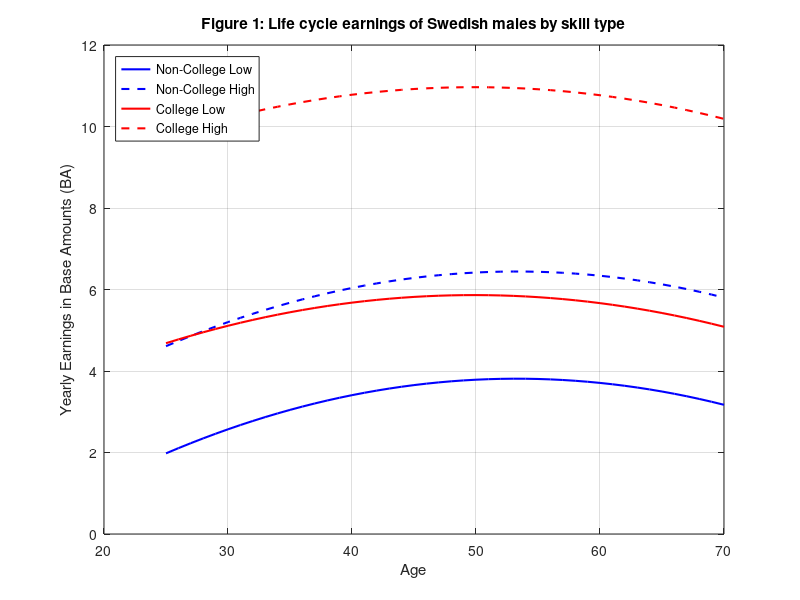

Write the MATLAB code that produced this figure. (Note: this script raises an error after producing the figure.)
% Laun & Wallenius (2015) - A Life Cycle Model of Health and Retirement: Swedish Pension Reform
% Full replication of LW2015, does all the model exercises from that paper.
%
%
% NOTE: the wage profiles (Params.w_c0_i, Params.w_c1_i, Params.w_c2_i) use the original LINDA
% regression coefficients, which were sent to us by Tobias Laun via email. See inline comments for details.
% The health-transition Markov chain (pi_z_J) is also a best-guess interpretation, but confident in it as explained in inline comments.

%% Sizes
Params.agejshifter=24;                          % first model period = age 25
N_j=80-Params.agejshifter;                      % 56 model periods, ages 25..80
Params.J=N_j;
Params.N_j=N_j;
Params.agej=1:N_j;
Params.age=Params.agej+Params.agejshifter;

n_d=5;                                          % action codes (see aprimeFn header)
n_k=100;                                        % assets
n_hist=1237;                                    % experienceasset: history index
n_a=[n_k,n_hist];                               % hist_idx last (experienceasset)
n_z=5;                                          % health state {1..5}: very bad..very good
N_i=4;                                          % PType: NCL, NCH, CL, CH
Names_i={'NCL','NCH','CL','CH'};


doPart=[0,0,0,1,1,1];
% doPart(1): pre-reform baseline
% doPart(2): regular pension reform only (post-reform PB + DI; OPB unchanged), partial eqm
% doPart(3): regular pension reform only, general eqm
% doPart(4): full reform (also post-reform OPB DC scheme), partial eqm
% doPart(5): full reform, general eqm
% doPart(6): welfare CEV (full GE vs pre-reform) -- closed form for log utility

% Make sure the subfolders to save output exist
if ~exist('SavedOutput','dir'); mkdir('SavedOutput'); end
if ~exist('./SavedOutput/LatexInputs','dir'); mkdir('./SavedOutput/LatexInputs'); end
if ~exist('./SavedOutput/Graphs','dir'); mkdir('./SavedOutput/Graphs'); end

%% hist_idx layout -- READ THIS BEFORE CHANGING ANYTHING ABOVE
% hist_idx is the experienceasset and encodes the agent's "employment history"
% as a single integer in {1..1237}. It tracks three pieces of information:
%   swa = first stop-work age      (model period; 0 = never stopped)
%   dia = first DI-claim age       (model period; 0 = never claimed DI)
%   pba = first PB-claim age       (model period; 0 = never claimed PB)
% All three transitions are absorbing (work is absorbing once stopped, DI and
% PB claims cannot be reversed). LW2016's replication code uses the same
% scheme; LW2015 describes it as "each possible employment history" (p.129).
%
% The unconstrained product {swa,dia,pba} has 57 x 41 x 21 = 49,077 entries,
% but only ~2.5% of those are reachable because:
%   (i)  if DI is claimed then swa = dia (you can't work while on DI), and
%   (ii) DI and PB are mutually exclusive pre-65 (auto-conversion at 65 is
%        mechanical, not a separate claim).
% We therefore compress the reachable subset into 1237 integer indices, split
% into two contiguous blocks:
%   Block A (no DI, indices 1..1197):  dia = 0; (swa, pba) cartesian.
%       swa ranges over {0,1..56} (57 values; 0 = never stopped).
%       pba ranges over {0,37..56} (21 values; 0 = never, 37 corresponds to
%       age 61, the earliest claim age).
%       Encoding: hist_idx = swa*21 + pba_idx, with pba_idx = 1 if pba=0,
%       else pba_idx = pba - 35.
%   Block B (on DI, indices 1198..1237):  dia in {1..40} (DI claimed at model
%       period 1..40 i.e. real age 25..64). swa = dia (forced), pba = 0.
%       Encoding: hist_idx = 1197 + dia.
% Inversion (decode) and encoding are inlined in both LaunWallenius2015_aprimeFn.m
% and LaunWallenius2015_ReturnFn.m (look for `n_no_di = 1197`). The agent's
% decision variable d in {1..5} dispatches the transition: see the aprimeFn
% header for the d -> (swa', dia', pba') rules.
%
% Benefit calculations are NOT precomputed into tables. They are evaluated on
% the fly by LaunWallenius2015_PB.m, _DI.m, _OPB.m at every ReturnFn call,
% which in turn call LaunWallenius2015_AP.m to evaluate average pension points
% from the (swa, dia) history under the literal top-15-best rule (with
% 3-year-pre-DI projection inside AP when dia > 0).

%% Parameters
Params.r=0.03;
Params.beta=1/(1+Params.r);

% Disutility from work, by health state (h=1 verybad..h=5 verygood)
Params.b1=3.5;
Params.b2=3.0;
Params.b3=2.5;
Params.b4=2.0;
Params.b5=1.5;

% Labor
Params.lbar=1/3;

% Taxes (paper Section 3)
Params.tau_l1=0.31;
Params.tau_l2=0.51;
Params.tau_ss=0.23;
Params.tau_c=0.25;
Params.tax_thresh=6;                            % ~219300 SEK / 36300 SEK = 6 BA

% Pension policy ages (Swedish pre-reform)
Params.agej_pb_first=61-Params.agejshifter;     % first PB-claim model age (=37)
Params.agej_di_max =64-Params.agejshifter;      % last new DI claim (=40)
Params.agej_65     =65-Params.agejshifter;      % DI->PB transfer (=41)

% Pension-points cap (7.5 BA earnings cap; BA subtracted)
Params.ppmax=6.5;

% Lump-sum transfer (paper: ~15000 SEK = ~0.4 BA)
Params.T=0.4;
% Pre-reform: T held at the paper's reported equilibrium value; we skip the GE budget-balance loop here (we do solve for it for the post-reform run below).

% Reform regime:
%   0 = pre-reform (Swedish PAYG-DB pension; AP-based PB and DI;
%       pre-reform OPB).
%   1 = regular pension reform only (NDC PB; 64%-of-pre-DI-avg DI;
%       OPB unchanged) -- maps to LW2015 Fig 6's "regular pension reform
%       only" decomposition line.
%   2 = full reform (also DC OPB: 4.5%/30% contributions, benefit =
%       capital_OPB / annuity_factor) -- maps to LW2015 Fig 5's headline
%       full-reform line.
% OPB_DI top-up is held at the pre-reform formula in all regimes (paper
% does not specify a post-reform OPB_DI rule).
Params.regime=0;

% Age weights (paper assumes equal mass per age)
Params.mewj=ones(1,N_j)/N_j;

%% Wage profiles, per-PType (w_c0, w_c1, w_c2) scalars
% Quadratic in real age, in BA units per year of full-time work. Closed
% form is inlined where used (ReturnFn for current-period earnings; AP,
% OPB, OPB_DI for per-age wages):
%   w(real_age) = w_c2_i*real_age^2 + w_c1_i*real_age + w_c0_i
%
% The LINDA 1968-1997 regression coefficients were sent to us by Tobias
% Laun via email (the original coefficients are not published in the
% paper or any working-paper appendix). The emailed w.m function is:
%   c0=[-1.155144 3.79198];     constant component  [NC, C]
%   c1=[0.2441215 0.1907433];   linear component
%   c2=[-0.0022909 -0.0019136]; quadratic component
%   fe=[-1.537212 -2.682249;    fixed effect [NC low,  C low;
%        1.093206  2.419877];                 NC high, C high]
%   w(age) = c2(edu)*age^2 + c1(edu)*age + c0(edu) + fe(pro,edu)
% Below, the within-education fixed effect is folded into the per-type
% constant: w_c0_i = c0(edu) + fe(pro,edu).
Params.w_c0_i=[-2.692356; -0.061938; 1.109731; 6.211857];   % NCL, NCH, CL, CH
Params.w_c1_i=[0.2441215; 0.2441215; 0.1907433; 0.1907433];
Params.w_c2_i=[-0.0022909; -0.0022909; -0.0019136; -0.0019136];

%% Occupational pension: blue vs white collar by PType
Params.collar_i=[0; 0; 1; 1];                   % 0 = blue-collar; 1 = white-collar

%% PType mass (~17% college; split 50/50 low/high within each education group)
Params.ptypedist=[0.415; 0.415; 0.085; 0.085];
PTypeDistParamNames={'ptypedist'};

%% Figure 1: life-cycle earnings by PType (LW2015 Fig 1)
% Reproduces the four hump-shaped earnings profiles in BA/year.
fig1_ages=25:70;
fig1_w=zeros(4,length(fig1_ages));
for ii=1:4
    fig1_w(ii,:)=Params.w_c2_i(ii)*fig1_ages.^2+Params.w_c1_i(ii)*fig1_ages+Params.w_c0_i(ii);
end
fig1=figure(1);
plot(fig1_ages,fig1_w(1,:),'-b','LineWidth',1.5); hold on;
plot(fig1_ages,fig1_w(2,:),'--b','LineWidth',1.5);
plot(fig1_ages,fig1_w(3,:),'-r','LineWidth',1.5);
plot(fig1_ages,fig1_w(4,:),'--r','LineWidth',1.5);
xlabel('Age');
ylabel('Yearly Earnings in Base Amounts (BA)');
legend({'Non-College Low','Non-College High','College Low','College High'},'Location','northwest');
title('Figure 1: Life cycle earnings of Swedish males by skill type');
grid on;
saveas(fig1,'SavedOutput/Graphs/LaunWallenius2015_Figure1.png');

%% Table 4: calibrated parameter values (LW2015 Table 4)
fid=fopen('SavedOutput/LatexInputs/LaunWallenius2015_Table4.tex','w');
fprintf(fid,'\\begin{tabular}{lll}\n\\hline\n');
fprintf(fid,'Parameter & Value & Explanation \\\\\n\\hline\n');
fprintf(fid,'\\multicolumn{3}{l}{\\textit{Policy parameters}} \\\\\n');
fprintf(fid,'$\\tau_{l1}$ & %.2f & Tax on labor income below threshold \\\\\n',Params.tau_l1);
fprintf(fid,'$\\tau_{l2}$ & %.2f & Tax on labor income above threshold \\\\\n',Params.tau_l2);
fprintf(fid,'$\\tau_{ss}$ & %.2f & Social security tax \\\\\n',Params.tau_ss);
fprintf(fid,'$\\tau_c$ & %.2f & Consumption tax \\\\\n',Params.tau_c);
fprintf(fid,'$\\bar{Y}_{\\text{thr}}$ & %g BA & Tax-bracket threshold \\\\\n',Params.tax_thresh);
fprintf(fid,'$T$ & %.2f BA & Lump-sum transfer (pre-reform) \\\\\n',Params.T);
fprintf(fid,'\\hline\n');
fprintf(fid,'\\multicolumn{3}{l}{\\textit{Utility parameters}} \\\\\n');
fprintf(fid,'$\\beta$ & %.4f & Discount factor \\\\\n',Params.beta);
fprintf(fid,'$r$ & %.2f & Interest rate \\\\\n',Params.r);
fprintf(fid,'$b_5$ & %.1f & Disutility from work when health very good \\\\\n',Params.b5);
fprintf(fid,'$b_4$ & %.1f & Disutility from work when health good \\\\\n',Params.b4);
fprintf(fid,'$b_3$ & %.1f & Disutility from work when health fair \\\\\n',Params.b3);
fprintf(fid,'$b_2$ & %.1f & Disutility from work when health bad \\\\\n',Params.b2);
fprintf(fid,'$b_1$ & %.1f & Disutility from work when health very bad \\\\\n',Params.b1);
fprintf(fid,'$\\bar{l}$ & 1/3 & Labor supply (full-time fraction) \\\\\n');
fprintf(fid,'\\hline\n');
fprintf(fid,'\\multicolumn{3}{l}{\\textit{Health parameters}} \\\\\n');
fprintf(fid,'$\\varepsilon^l$ & 1 & Health drop from small negative shock \\\\\n');
fprintf(fid,'$\\varepsilon^h$ & 3 & Health drop from large negative shock \\\\\n');
fprintf(fid,'$\\varepsilon^i$ & 1 & Health gain from positive shock \\\\\n');
fprintf(fid,'$p^l_a$ & 0.1 $\\to$ 0.6 & Prob. small neg. shock (linear in age) \\\\\n');
fprintf(fid,'$p^l_1$ & 0.6 & Prob. small neg. shock at $h=1$ \\\\\n');
fprintf(fid,'$p^h$ & 0.01 & Prob. large neg. shock \\\\\n');
fprintf(fid,'$p^h_1$ & 0.1 & Prob. large neg. shock at $h=1$ \\\\\n');
fprintf(fid,'$p^i_{a,5}$ & 1.0 $\\to$ 0.5 & Prob. positive shock at $h=5$ \\\\\n');
fprintf(fid,'$p^i_{a,4}$ & 0.9 $\\to$ 0.5 & Prob. positive shock at $h=4$ \\\\\n');
fprintf(fid,'$p^i_{a,3}$ & 0.8 $\\to$ 0.5 & Prob. positive shock at $h=3$ \\\\\n');
fprintf(fid,'$p^i_{a,2}$ & 0.7 $\\to$ 0.5 & Prob. positive shock at $h=2$ \\\\\n');
fprintf(fid,'$p^i_{a,1}$ & 0.6 $\\to$ 0.5 & Prob. positive shock at $h=1$ \\\\\n');
fprintf(fid,'\\hline\n\\end{tabular}\n');
fclose(fid);

%% Grids
k_grid=linspace(0,50,n_k)';                     % 0 to 50 BA
hist_grid=(1:n_hist)';                          % experienceasset values are the indices themselves
a_grid=[k_grid; hist_grid];                     % hist_grid last (experienceasset)

z_grid=(1:5)';                                  % health 1..5

d_grid=(1:n_d)';                                % action codes 1..5

%% Age-dependent health transition matrix pi_z_J: 5 x 5 x N_j
% Three exogenous shocks per LW2015 Table 4:
%   small negative (Delta h = -1), prob p_l, age-varying (and elevated at h=1)
%   large negative (Delta h = -3), prob p_h, mostly age-invariant
%   positive       (Delta h = +1), prob p_i, age- and health-varying
% Reading A (independent Bernoulli draws): see comment block immediately
% following this loop.
pi_z_J=zeros(5,5,N_j);
p_pos_young=[0.6 0.7 0.8 0.9 1.0];
for jj=1:N_j
    age_frac=(jj-1)/(N_j-1);
    for hh=1:5
        if hh==1
            p_l=0.6;                                            % LW2015 p^l_1 override
            p_h=0.1;                                            % LW2015 p^h_1 override
        else
            p_l=0.1+0.5*age_frac;                               % LW2015 p^l_a default
            p_h=0.01;                                           % LW2015 p^h default
        end
        p_i=p_pos_young(hh)-(p_pos_young(hh)-0.5)*age_frac;     % LW2015 p^i_{a,h}

        % Enumerate the 2^3 = 8 joint outcomes
        for s_l=0:1
            for s_h=0:1
                for s_i=0:1
                    prob = (s_l*p_l + (1-s_l)*(1-p_l)) ...
                         * (s_h*p_h + (1-s_h)*(1-p_h)) ...
                         * (s_i*p_i + (1-s_i)*(1-p_i));
                    delta = -s_l - 3*s_h + s_i;
                    h_prime = max(1, min(5, hh + delta));
                    pi_z_J(hh, h_prime, jj) = pi_z_J(hh, h_prime, jj) + prob;
                end
            end
        end
    end
end

% READING A FOR THE HEALTH-TRANSITION TABLE -- WHY AND HOW
% LW2015 Table 4 lists three shock probabilities (p^l small negative, p^h
% large negative, p^i positive) and does NOT specify how to aggregate them
% into a one-step Markov transition. At several (h, age) cells the three
% sum to more than 1 if read as mutually-exclusive event probabilities:
%   young h=4:  p^l=0.10, p^h=0.01, p^i=0.90  -> sum 1.01
%   old h=4:    p^l=0.60, p^h=0.01, p^i=0.50  -> sum 1.11
%   old h=3:    p^l=0.60, p^h=0.01, p^i=0.50  -> sum 1.11
% So the natural mutually-exclusive reading needs ad-hoc renormalization.
%
% Reading A (above): the three shocks are independent Bernoulli draws per
% period. The joint distribution has 8 outcomes (each combination of the
% three shocks firing or not), the net change in h is the algebraic sum of
% the firing-shock values, and we cap to [1, 5] at the end. This:
%   (i)   uses every Table-4 probability at face value, no clipping,
%   (ii)  is consistent with how the LW2016 replication code combines
%         negative shocks with the (endogenous, success-probability-driven)
%         positive event -- as independent draws whose joint probabilities
%         multiply,
%   (iii) gives a richer five-state Markov chain than Reading B would: at
%         healthy states the positive shock partially "shields" the agent
%         from a coincident negative shock (e.g. at h=5 young with p^i=1,
%         a coincident small negative shock nets to 0 and stays at h=5;
%         coincident large negative nets to -2 and lands at h=3 instead of
%         h=2), and at h=1 the elevated p^l keeps the agent stuck through
%         the cap rather than moving.
%
% Important caveat: LW2016 cannot directly confirm this interpretation --
% LW2016 dropped the exogenous positive shock entirely and replaced it with
% endogenous health investment, so their code structure doesn't include the
% three-event aggregation LW2015 leaves ambiguous.
%
% Empirical validation: LW2015 p.132 reports the model's health distribution
% at real age 70 as (42, 25, 13, 9, 11) % across (very good, good, fair,
% bad, very bad). Health is purely exogenous in LW2015, so this distribution
% is just the initial dist P(h=5)=1 propagated through 45 periods of pi_z_J
% -- independent of all other model parameters. See LWtest.m. Propagating
% under Reading A gives an L1 distance of 5.6 percentage points to the
% paper's reported values; Reading B gives 34.4. Reading A is therefore not
% just a defensible interpretation but is empirically consistent with the
% paper's own model output, while Reading B is decisively ruled out.

%% Experienceasset setup (hist_idx)
vfoptions.experienceasset=1;
vfoptions.aprimeFn=@(d,hist_idx,agej,agej_pb_first,agej_di_max) LaunWallenius2015_aprimeFn(d,hist_idx,agej,agej_pb_first,agej_di_max);
simoptions.experienceasset=1;
simoptions.aprimeFn=vfoptions.aprimeFn;
simoptions.d_grid=d_grid;
simoptions.a_grid=a_grid;

%% Divide-and-conquer and grid interpolation layer
vfoptions.divideandconquer=1; % This both cuts memory use and speeds it up
vfoptions.gridinterplayer=1;
vfoptions.ngridinterp=10;
simoptions.gridinterplayer=vfoptions.gridinterplayer;
simoptions.ngridinterp=vfoptions.ngridinterp;

%% Return function
DiscountFactorParamNames={'beta'};
ReturnFn=@(d,kprime,k,hist_idx,h,agej,r,b1,b2,b3,b4,b5,tax_thresh,tau_l1,tau_l2,tau_ss,tau_c,T,w_c0_i,w_c1_i,w_c2_i,collar_i,lbar,ppmax,N_j,agejshifter,agej_pb_first,agej_di_max,agej_65,regime) ...
    LaunWallenius2015_ReturnFn(d,kprime,k,hist_idx,h,agej,r,b1,b2,b3,b4,b5,tax_thresh,tau_l1,tau_l2,tau_ss,tau_c,T,w_c0_i,w_c1_i,w_c2_i,collar_i,lbar,ppmax,N_j,agejshifter,agej_pb_first,agej_di_max,agej_65,regime);

%% Initial distribution: k=0, hist_idx=1 (swa=0,dia=0,pba=0), h=verygood (h_idx=5)
jequaloneDist=zeros([n_a,n_z]);
jequaloneDist(1,1,5)=1;

AgeWeightParamNames={'mewj'};

%% Functions to evaluate (inline)
% hist_idx -> on_DI, on_PB inferred via the same arithmetic used inside ReturnFn
FnsToEvaluate.working=@(d,kprime,k,hist_idx,h) (d==1 || d==5);
FnsToEvaluate.onDI=@(d,kprime,k,hist_idx,h) (hist_idx>1197);
FnsToEvaluate.onPB=@(d,kprime,k,hist_idx,h) ((hist_idx<=1197) && (mod(hist_idx-1,21)+1>1));
FnsToEvaluate.assets=@(d,kprime,k,hist_idx,h) k;
FnsToEvaluate.health=@(d,kprime,k,hist_idx,h) h;
FnsToEvaluate.histidx=@(d,kprime,k,hist_idx,h) hist_idx;
% Retirement age: decoded swa (with swa=0 -> "never stopped, count as age N_j+agejshifter")
FnsToEvaluate.retire_age=@(d,kprime,k,hist_idx,h,agejshifter,N_j) ...
    ((hist_idx>1197)*(hist_idx-1197+agejshifter)) + ...
    ((hist_idx<=1197)*((floor((hist_idx-1)/21)>0)*(floor((hist_idx-1)/21)+agejshifter) + (floor((hist_idx-1)/21)==0)*(N_j+agejshifter)));
% DI claim age: dia+agejshifter if on DI, 0 otherwise. Divide by mean(onDI) at j=N_j for the conditional mean.
FnsToEvaluate.di_claim_age=@(d,kprime,k,hist_idx,h,agejshifter) ...
    (hist_idx>1197)*(hist_idx-1197+agejshifter);

%% Pre-reform
if doPart(1)==1
    % Solve value function
    vfoptions.verbose=1;
    tic;
    [V_pre,Policy_pre]=ValueFnIter_Case1_FHorz_PType(n_d,n_a,n_z,N_j,Names_i,d_grid,a_grid,z_grid,pi_z_J,ReturnFn,Params,DiscountFactorParamNames,vfoptions);
    vftime=toc
    vfoptions.verbose=0;

    % Stationary distribution
    StationaryDist_pre=StationaryDist_Case1_FHorz_PType(jequaloneDist,AgeWeightParamNames,PTypeDistParamNames,Policy_pre,n_d,n_a,n_z,N_j,Names_i,pi_z_J,Params,simoptions);

    %% All-stats and life-cycle profiles
    AllStats_pre=EvalFnOnAgentDist_AllStats_FHorz_Case1_PType(StationaryDist_pre,Policy_pre,FnsToEvaluate,Params,n_d,n_a,n_z,N_j,Names_i,d_grid,a_grid,z_grid,simoptions);
    AgeConditionalStats_pre=LifeCycleProfiles_FHorz_Case1_PType(StationaryDist_pre,Policy_pre,FnsToEvaluate,Params,n_d,n_a,n_z,N_j,Names_i,d_grid,a_grid,z_grid,simoptions);

    save('./SavedOutput/LaunWallenius2015_results.mat','V_pre','Policy_pre','StationaryDist_pre','AllStats_pre','AgeConditionalStats_pre','Params','-v7.3');
else
    load ./SavedOutput/LaunWallenius2015_results.mat
end
% Free up some memory
clear V_pre Policy_pre StationaryDist_pre

%% Figure 3: model employment distribution by age bin
bin_labels={'50-54','55-59','60-64','65-69','70-74'};

emp_age=100*AgeConditionalStats_pre.working.Mean;
bin_starts=[50 55 60 65 70]-Params.agejshifter;
model_emp=zeros(1,5);
for bb=1:5
    js=bin_starts(bb):(bin_starts(bb)+4);
    model_emp(bb)=mean(emp_age(js));
end

fig3=figure(3);
plot(1:5,model_emp,'-bo','LineWidth',1.5,'MarkerFaceColor','b');
set(gca,'XTick',1:5,'XTickLabel',bin_labels);
xlabel('Age');
ylabel('Fraction Employed (%)');
ylim([0 100]);
legend({'Model'},'Location','northeast');
title('Figure 3: Model employment distribution');
grid on;
saveas(fig3,'SavedOutput/Graphs/LaunWallenius2015_Figure3.png');

%% Figure 4: model DI incidence by age bin
di_bin_labels={'25-29','30-34','35-39','40-44','45-49','50-54','55-59','60-64'};

di_age=100*AgeConditionalStats_pre.onDI.Mean;
di_bin_starts=[25 30 35 40 45 50 55 60]-Params.agejshifter;
model_di=zeros(1,8);
for bb=1:8
    js=di_bin_starts(bb):(di_bin_starts(bb)+4);
    model_di(bb)=mean(di_age(js));
end

fig4=figure(4);
plot(1:8,model_di,'-bo','LineWidth',1.5,'MarkerFaceColor','b');
set(gca,'XTick',1:8,'XTickLabel',di_bin_labels);
xlabel('Age');
ylabel('Fraction on DI (%)');
ylim([0 25]);
legend({'Model'},'Location','northwest');
title('Figure 4: Model DI incidence');
grid on;
saveas(fig4,'SavedOutput/Graphs/LaunWallenius2015_Figure4.png');

%% ===================================================================
%% POST-REFORM EXPERIMENT (PARTIAL EQUILIBRIUM)
%% ===================================================================
% Switch the regime flag to 1 (post-reform NDC) and resolve. T is held at
% the pre-reform value of 0.4 BA -- this is LW2015's "partial equilibrium"
% specification (Section 6: "ignore this general equilibrium aspect and
% only consider the partial equilibrium decision problem of agents"). PE
% gives a 2.7-year retirement-age increase in the paper vs 2.5 under full
% GE. Welfare CVs would differ more substantially and require the GE
% T-clearing loop; we don't compute welfare here.
%
% Only PB and DI are switched to their post-reform formulas (NDC pension
% and 64%-of-pre-DI-avg DI). OPB and OPB_DI are held at pre-reform values.
% This corresponds to LW2015's "regular pension reform only" decomposition
% (Fig 6), which gives a slightly larger labor-supply response than the
% full reform.


% Switch regime
Params.regime=1;

%% Reform, partial eqm
if doPart(2)==1
    % Solve post-reform value function
    vfoptions.verbose=1;
    tic;
    [V_post,Policy_post]=ValueFnIter_Case1_FHorz_PType(n_d,n_a,n_z,N_j,Names_i,d_grid,a_grid,z_grid,pi_z_J,ReturnFn,Params,DiscountFactorParamNames,vfoptions);
    vftime_post=toc
    vfoptions.verbose=0;

    %% Post-reform stationary distribution
    StationaryDist_post=StationaryDist_Case1_FHorz_PType(jequaloneDist,AgeWeightParamNames,PTypeDistParamNames,Policy_post,n_d,n_a,n_z,N_j,Names_i,pi_z_J,Params,simoptions);

    %% Post-reform AllStats / AgeConditionalStats
    AllStats_post=EvalFnOnAgentDist_AllStats_FHorz_Case1_PType(StationaryDist_post,Policy_post,FnsToEvaluate,Params,n_d,n_a,n_z,N_j,Names_i,d_grid,a_grid,z_grid,simoptions);
    AgeConditionalStats_post=LifeCycleProfiles_FHorz_Case1_PType(StationaryDist_post,Policy_post,FnsToEvaluate,Params,n_d,n_a,n_z,N_j,Names_i,d_grid,a_grid,z_grid,simoptions);

    save('./SavedOutput/LaunWallenius2015_results_partialeqm.mat','V_post','Policy_post','StationaryDist_post','AllStats_post','AgeConditionalStats_post','Params','-v7.3');
else
    load ./SavedOutput/LaunWallenius2015_results_partialeqm.mat
end
% Free up some memory
clear V_post Policy_post StationaryDist_post

%% Pre- vs regular-only PE employment by age bin
% (Used downstream by Figs 5/5b/6 and by the PE-summary block.)
emp_age_pre =100*AgeConditionalStats_pre.working.Mean;
emp_age_post=100*AgeConditionalStats_post.working.Mean;
model_emp_pre =zeros(1,5);
model_emp_post=zeros(1,5);
for bb=1:5
    js=bin_starts(bb):(bin_starts(bb)+4);
    model_emp_pre(bb) =mean(emp_age_pre(js));
    model_emp_post(bb)=mean(emp_age_post(js));
end

%% Quick summary: average retirement age proxy (1 - mean-employed share)
%  weighted by age. Not the paper's exact statistic but a usable comparison.
mean_emp_pre =mean(AgeConditionalStats_pre.working.Mean);
mean_emp_post=mean(AgeConditionalStats_post.working.Mean);
fprintf('\nPost-reform PE summary:\n');
fprintf('  Mean employment rate (pre):  %.3f\n',mean_emp_pre);
fprintf('  Mean employment rate (post): %.3f\n',mean_emp_post);
fprintf('  Delta employment (post-pre): %+.3f\n',mean_emp_post-mean_emp_pre);
fprintf('  Employment 65-69 (pre):  %.1f%%\n',model_emp_pre(4));
fprintf('  Employment 65-69 (post): %.1f%%\n',model_emp_post(4));


%% Reform, general eqm
% Same regime switch as the PE block above, but now T is a GE price solved by
% VFI Toolkit's HeteroAgentStationaryEqm_Case1_FHorz_PType. The GeneralEqmEqn
% is inline: at equilibrium the aggregate per-agent net surplus
%   (income_tax + ss_tax + consumption_tax) - (PB + DI + OPB + OPB_DI)
% equals T (the lump-sum transfer per agent). LW2015 p.134 reports T rising
% from ~0.4 BA (pre-reform) to ~0.6 BA (post-reform GE) as pension outlays fall.
if doPart(3)==1
    % Switch to post-reform; T is the GE price (initial guess = PE value)
    Params.regime=1;
    Params.T=0.4;

    % FnsToEvaluate: per-agent budget surplus (helper in LaunWallenius2015_BudgetFn.m)
    FnsToEvaluate_GE.surplus=@(d,kprime,k,hist_idx,h,agej,r,tax_thresh,tau_l1,tau_l2,tau_ss,tau_c,T,w_c0_i,w_c1_i,w_c2_i,collar_i,lbar,ppmax,N_j,agejshifter,agej_65,regime) ...
        LaunWallenius2015_BudgetFn(d,kprime,k,hist_idx,h,agej,r,tax_thresh,tau_l1,tau_l2,tau_ss,tau_c,T,w_c0_i,w_c1_i,w_c2_i,collar_i,lbar,ppmax,N_j,agejshifter,agej_65,regime);

    % GeneralEqmEqn (inline): aggregate surplus minus T = 0
    GeneralEqmEqns.budget=@(surplus,T) surplus-T;

    GEPriceParamNames={'T'};
    heteroagentoptions.verbose=1;

    [p_eqm,GECondns]=HeteroAgentStationaryEqm_Case1_FHorz_PType(n_d,n_a,n_z,N_j,Names_i,[],pi_z_J,d_grid,a_grid,z_grid,jequaloneDist,ReturnFn,FnsToEvaluate_GE,GeneralEqmEqns,Params,DiscountFactorParamNames,AgeWeightParamNames,PTypeDistParamNames,GEPriceParamNames,heteroagentoptions,simoptions,vfoptions);

    Params.T=p_eqm.T;
    Params.T_ge=p_eqm.T;

    % Re-solve at GE T for stats
    [V_ge,Policy_ge]=ValueFnIter_Case1_FHorz_PType(n_d,n_a,n_z,N_j,Names_i,d_grid,a_grid,z_grid,pi_z_J,ReturnFn,Params,DiscountFactorParamNames,vfoptions);
    StationaryDist_ge=StationaryDist_Case1_FHorz_PType(jequaloneDist,AgeWeightParamNames,PTypeDistParamNames,Policy_ge,n_d,n_a,n_z,N_j,Names_i,pi_z_J,Params,simoptions);

    AllStats_ge=EvalFnOnAgentDist_AllStats_FHorz_Case1_PType(StationaryDist_ge,Policy_ge,FnsToEvaluate,Params,n_d,n_a,n_z,N_j,Names_i,d_grid,a_grid,z_grid,simoptions);
    AgeConditionalStats_ge=LifeCycleProfiles_FHorz_Case1_PType(StationaryDist_ge,Policy_ge,FnsToEvaluate,Params,n_d,n_a,n_z,N_j,Names_i,d_grid,a_grid,z_grid,simoptions);

    save('./SavedOutput/LaunWallenius2015_results_generaleqm.mat','V_ge','Policy_ge','StationaryDist_ge','AllStats_ge','AgeConditionalStats_ge','Params','-v7.3');
else
    load ./SavedOutput/LaunWallenius2015_results_generaleqm.mat
end
% Free up some memory
clear V_ge Policy_ge StationaryDist_ge

% Restore regime and T to baseline values for any subsequent re-runs
Params.regime=0;
Params.T=0.4;

%% Figure 5b: pre- vs post-reform (PE) vs post-reform (GE) employment
emp_age_ge=100*AgeConditionalStats_ge.working.Mean;
model_emp_ge=zeros(1,5);
for bb=1:5
    js=bin_starts(bb):(bin_starts(bb)+4);
    model_emp_ge(bb)=mean(emp_age_ge(js));
end

fig5b=figure(6);
plot(1:5,model_emp_pre,'--bo','LineWidth',1.5,'MarkerFaceColor','b'); hold on;
plot(1:5,model_emp_post,'-rs','LineWidth',1.5,'MarkerFaceColor','r');
plot(1:5,model_emp_ge,'-.gd','LineWidth',1.5,'MarkerFaceColor','g');
set(gca,'XTick',1:5,'XTickLabel',bin_labels);
xlabel('Age');
ylabel('Fraction Employed (%)');
ylim([0 100]);
legend({'Pre-reform','Post-reform (regular only, PE)','Post-reform (regular only, GE)'},'Location','northeast');
title('Figure 5b: PE vs GE for the regular-only pension reform');
grid on;
saveas(fig5b,'SavedOutput/Graphs/LaunWallenius2015_Figure5b.png');

%% Quick GE summary
mean_emp_ge=mean(AgeConditionalStats_ge.working.Mean);
fprintf('\nPost-reform GE summary:\n');
fprintf('  Equilibrium T (GE):           %.4f BA  (paper: ~0.6)\n',Params.T_ge);
fprintf('  Mean employment rate (GE):    %.3f\n',mean_emp_ge);
fprintf('  Delta employment (GE - pre):  %+.3f\n',mean_emp_ge-mean_emp_pre);
fprintf('  Delta employment (GE - PE):   %+.3f\n',mean_emp_ge-mean_emp_post);
fprintf('  Employment 65-69 (pre):  %.1f%%\n',model_emp_pre(4));
fprintf('  Employment 65-69 (PE):   %.1f%%\n',model_emp_post(4));
fprintf('  Employment 65-69 (GE):   %.1f%%\n',model_emp_ge(4));


%% ===================================================================
%% FULL REFORM (regular + occupational), partial equilibrium
%% ===================================================================
% Same setup as doPart(2) PE, but now regime=2 so PB, DI AND OPB are all on
% their post-reform formulas (NDC pension, 64%-of-pre-DI-avg DI, and DC OPB
% with 4.5%/30% contributions). T is held at the pre-reform 0.4 BA (PE per
% LW2015 Section 6). This corresponds to LW2015 Figure 5's headline
% pre-vs-full post-reform comparison; combined with doPart(2)'s
% regular-only line, it recovers the LW2015 Figure 6 decomposition. Paper
% p.133 notes the full-reform line should sit BELOW the regular-only line
% at 65-69 and 70-74 because the new DC OPB is more generous and creates
% an income effect that dampens additional labor supply.

% Switch to full-reform regime, PE
Params.regime=2;
Params.T=0.4;

if doPart(4)==1
    vfoptions.verbose=1;
    tic;
    [V_full,Policy_full]=ValueFnIter_Case1_FHorz_PType(n_d,n_a,n_z,N_j,Names_i,d_grid,a_grid,z_grid,pi_z_J,ReturnFn,Params,DiscountFactorParamNames,vfoptions);
    vftime_full=toc
    vfoptions.verbose=0;

    StationaryDist_full=StationaryDist_Case1_FHorz_PType(jequaloneDist,AgeWeightParamNames,PTypeDistParamNames,Policy_full,n_d,n_a,n_z,N_j,Names_i,pi_z_J,Params,simoptions);

    AllStats_full=EvalFnOnAgentDist_AllStats_FHorz_Case1_PType(StationaryDist_full,Policy_full,FnsToEvaluate,Params,n_d,n_a,n_z,N_j,Names_i,d_grid,a_grid,z_grid,simoptions);
    AgeConditionalStats_full=LifeCycleProfiles_FHorz_Case1_PType(StationaryDist_full,Policy_full,FnsToEvaluate,Params,n_d,n_a,n_z,N_j,Names_i,d_grid,a_grid,z_grid,simoptions);

    save('./SavedOutput/LaunWallenius2015_results_fullreform.mat','V_full','Policy_full','StationaryDist_full','AllStats_full','AgeConditionalStats_full','Params','-v7.3');
else
    load ./SavedOutput/LaunWallenius2015_results_fullreform.mat
end
% Free up some memory
clear V_full Policy_full StationaryDist_full

% Restore baselines
Params.regime=0;
Params.T=0.4;

%% Per-bin full-PE employment (used by Fig 6 PE companion + summary stats below)
emp_age_full=100*AgeConditionalStats_full.working.Mean;
model_emp_full=zeros(1,5);
for bb=1:5
    js=bin_starts(bb):(bin_starts(bb)+4);
    model_emp_full(bb)=mean(emp_age_full(js));
end

%% Full reform PE summary
mean_emp_full=mean(AgeConditionalStats_full.working.Mean);
fprintf('\nFull reform PE summary:\n');
fprintf('  Mean employment rate (full PE):    %.3f\n',mean_emp_full);
fprintf('  Delta employment (full - pre):     %+.3f\n',mean_emp_full-mean_emp_pre);
fprintf('  Delta employment (full - reg only):%+.3f  (paper: should be NEGATIVE)\n',mean_emp_full-mean_emp_post);
fprintf('  Employment 65-69 (pre):              %.1f%%\n',model_emp_pre(4));
fprintf('  Employment 65-69 (reg-only PE):      %.1f%%\n',model_emp_post(4));
fprintf('  Employment 65-69 (full PE):          %.1f%%\n',model_emp_full(4));


%% ===================================================================
%% FULL REFORM (regular + occupational), general equilibrium
%% ===================================================================
% Like doPart(3) but with regime=2 (full reform). T is the GE price; the
% inline GeneralEqmEqn forces aggregate net surplus = T at convergence.
% Paper's headline 2.5-year retirement-age increase is computed under this
% full-GE regime.
if doPart(5)==1
    Params.regime=2;
    Params.T=0.4;

    FnsToEvaluate_GE.surplus=@(d,kprime,k,hist_idx,h,agej,r,tax_thresh,tau_l1,tau_l2,tau_ss,tau_c,T,w_c0_i,w_c1_i,w_c2_i,collar_i,lbar,ppmax,N_j,agejshifter,agej_65,regime) ...
        LaunWallenius2015_BudgetFn(d,kprime,k,hist_idx,h,agej,r,tax_thresh,tau_l1,tau_l2,tau_ss,tau_c,T,w_c0_i,w_c1_i,w_c2_i,collar_i,lbar,ppmax,N_j,agejshifter,agej_65,regime);

    GeneralEqmEqns.budget=@(surplus,T) surplus-T;

    GEPriceParamNames={'T'};
    heteroagentoptions.verbose=1;

    [p_eqm,GECondns]=HeteroAgentStationaryEqm_Case1_FHorz_PType(n_d,n_a,n_z,N_j,Names_i,[],pi_z_J,d_grid,a_grid,z_grid,jequaloneDist,ReturnFn,FnsToEvaluate_GE,GeneralEqmEqns,Params,DiscountFactorParamNames,AgeWeightParamNames,PTypeDistParamNames,GEPriceParamNames,heteroagentoptions,simoptions,vfoptions);

    Params.T=p_eqm.T;
    T_full_ge=p_eqm.T;

    [V_full_ge,Policy_full_ge]=ValueFnIter_Case1_FHorz_PType(n_d,n_a,n_z,N_j,Names_i,d_grid,a_grid,z_grid,pi_z_J,ReturnFn,Params,DiscountFactorParamNames,vfoptions);
    StationaryDist_full_ge=StationaryDist_Case1_FHorz_PType(jequaloneDist,AgeWeightParamNames,PTypeDistParamNames,Policy_full_ge,n_d,n_a,n_z,N_j,Names_i,pi_z_J,Params,simoptions);

    AllStats_full_ge=EvalFnOnAgentDist_AllStats_FHorz_Case1_PType(StationaryDist_full_ge,Policy_full_ge,FnsToEvaluate,Params,n_d,n_a,n_z,N_j,Names_i,d_grid,a_grid,z_grid,simoptions);
    AgeConditionalStats_full_ge=LifeCycleProfiles_FHorz_Case1_PType(StationaryDist_full_ge,Policy_full_ge,FnsToEvaluate,Params,n_d,n_a,n_z,N_j,Names_i,d_grid,a_grid,z_grid,simoptions);

    save('./SavedOutput/LaunWallenius2015_results_fullreform_ge.mat','V_full_ge','Policy_full_ge','StationaryDist_full_ge','AllStats_full_ge','AgeConditionalStats_full_ge','Params','T_full_ge','-v7.3');
else
    load ./SavedOutput/LaunWallenius2015_results_fullreform_ge.mat
end

% Restore baseline regime and T
Params.regime=0;
Params.T=0.4;

%% Full reform GE summary
emp_age_full_ge=100*AgeConditionalStats_full_ge.working.Mean;
model_emp_full_ge=zeros(1,5);
for bb=1:5
    js=bin_starts(bb):(bin_starts(bb)+4);
    model_emp_full_ge(bb)=mean(emp_age_full_ge(js));
end
mean_emp_full_ge=mean(AgeConditionalStats_full_ge.working.Mean);

fprintf('\n Full reform GE summary: \n');
fprintf('  Equilibrium T (full GE):           %.4f BA  (paper: ~0.6)\n',T_full_ge);
fprintf('  Mean employment rate (full GE):    %.3f\n',mean_emp_full_ge);
fprintf('  Delta employment (full GE - pre):  %+.3f\n',mean_emp_full_ge-mean_emp_pre);
fprintf('  Delta employment (full GE - PE):   %+.3f\n',mean_emp_full_ge-mean_emp_full);
fprintf('  Employment 65-69 (full GE):        %.1f%%\n',model_emp_full_ge(4));

%% Figure 5 (LW2015 Fig 5 headline): pre-reform vs full post-reform employment
% Paper's Figure 5 is pre-reform vs full post-reform under GE. doPart(5)
% provides the full-GE solve, so this is the paper-aligned headline plot.
fig5=figure(5);
plot(1:5,model_emp_pre,'--bo','LineWidth',1.5,'MarkerFaceColor','b'); hold on;
plot(1:5,model_emp_full_ge,'-rs','LineWidth',1.5,'MarkerFaceColor','r');
set(gca,'XTick',1:5,'XTickLabel',bin_labels);
xlabel('Age');
ylabel('Fraction Employed (%)');
ylim([0 100]);
legend({'Pre-reform','Post-reform (full, GE)'},'Location','northeast');
title('Figure 5: Employment, pre- vs full post-reform (GE)');
grid on;
saveas(fig5,'SavedOutput/Graphs/LaunWallenius2015_Figure5.png');

%% Figure 6 (LW2015 Fig 6): pre vs regular-only GE vs full-reform GE
% Paper-aligned: both post-reform lines are GE (Section 5's main calibration).
% Paper p.133 result: the full-reform line sits BELOW the regular-only line
% at 65-69 and 70-74, because the new DC OPB is more generous and creates an
% income effect that dampens additional labor supply.
fig6=figure(7);
plot(1:5,model_emp_pre,'--bo','LineWidth',1.5,'MarkerFaceColor','b'); hold on;
plot(1:5,model_emp_ge,'-rs','LineWidth',1.5,'MarkerFaceColor','r');
plot(1:5,model_emp_full_ge,'-md','LineWidth',1.5,'MarkerFaceColor','m');
set(gca,'XTick',1:5,'XTickLabel',bin_labels);
xlabel('Age');
ylabel('Fraction Employed (%)');
ylim([0 100]);
legend({'Pre-reform','Post-reform (regular only, GE)','Post-reform (full, GE)'},'Location','northeast');
title('Figure 6: Role of occupational pensions in pension reform');
grid on;
saveas(fig6,'SavedOutput/Graphs/LaunWallenius2015_Figure6.png');


%% ===================================================================
%% Average retirement age and DI claim age across all four regimes
%% ===================================================================
% retire_age FnsToEvaluate returns the decoded swa (real age); at the
% terminal model period j=N_j the cross-sectional mean across PTypes is the
% population-average final retirement age. di_claim_age returns 0 for
% non-DI claimants, so dividing AgeConditionalStats.di_claim_age.Mean by
% AgeConditionalStats.onDI.Mean at j=N_j gives the conditional mean DI
% claim age among DI claimants.

cond_di_age=@(acs) acs.di_claim_age.Mean(N_j)/max(acs.onDI.Mean(N_j),eps);

fprintf('\n=== Average retirement age and DI claim age (real ages) ===\n');
fprintf('                            Retire age   DI claim age\n');
fprintf('  Pre-reform                   %5.2f        %5.2f\n', ...
    AgeConditionalStats_pre.retire_age.Mean(N_j),  cond_di_age(AgeConditionalStats_pre));
fprintf('  Post-reform (reg only, PE)   %5.2f        %5.2f\n', ...
    AgeConditionalStats_post.retire_age.Mean(N_j), cond_di_age(AgeConditionalStats_post));
fprintf('  Post-reform (reg only, GE)   %5.2f        %5.2f\n', ...
    AgeConditionalStats_ge.retire_age.Mean(N_j),   cond_di_age(AgeConditionalStats_ge));
fprintf('  Post-reform (full, PE)       %5.2f        %5.2f\n', ...
    AgeConditionalStats_full.retire_age.Mean(N_j), cond_di_age(AgeConditionalStats_full));
fprintf('  Post-reform (full, GE)       %5.2f        %5.2f\n', ...
    AgeConditionalStats_full_ge.retire_age.Mean(N_j), cond_di_age(AgeConditionalStats_full_ge));
fprintf('\n  LW2015 reports:  pre-reform retire age = 62.1, post-reform (full GE) = 64.6 (Delta = +2.5) \n');
fprintf('                   pre-reform DI claim age = 52.8, post-reform = 51.6 (Delta = -1.2) \n');


%% ===================================================================
%% Welfare CEV (LW2015 Section 5.3, full GE vs pre-reform)
%% ===================================================================
% Closed-form CV for log utility. The per-period utility log(c) - b*l + h has
% the labor-disutility and health terms additively separable from
% consumption, so scaling c by (1+cev) shifts each period's utility by
% log(1+cev) -- a constant that (a) does NOT change the optimal policy
% (constant shift doesn't affect arg max) and (b) shifts lifetime value by
% exactly Gamma*log(1+cev), where Gamma = (1-beta^N_j)/(1-beta) is the
% discount sum. Setting V_post + log(1+cev)*Gamma = V_pre and solving:
%   cev = exp((V_pre - V_post)/Gamma) - 1
%   CV  = -cev = 1 - exp((V_pre - V_post)/Gamma)   [paper convention: CV > 0 means reform welfare-improving]
if doPart(6)==1
    load ./SavedOutput/LaunWallenius2015_results.mat V_pre
    load ./SavedOutput/LaunWallenius2015_results_fullreform_ge.mat V_full_ge

    Gamma=(1-Params.beta^N_j)/(1-Params.beta);
    init_k=1; init_hist=1; init_h=5; init_j=1;

    CV=struct();
    CV_pop_weighted=0;
    for ii=1:N_i
        iistr=Names_i{ii};
        V_pre_init  =V_pre.(iistr)(init_k,init_hist,init_h,init_j);
        V_post_init =V_full_ge.(iistr)(init_k,init_hist,init_h,init_j);
        CV.(iistr)=100*(1-exp((V_pre_init-V_post_init)/Gamma));
        CV_pop_weighted=CV_pop_weighted+Params.ptypedist(ii)*CV.(iistr);
    end

    save('./SavedOutput/LaunWallenius2015_results_cev.mat','CV','CV_pop_weighted','Gamma');
else
    load ./SavedOutput/LaunWallenius2015_results_cev.mat
end

fprintf('\n=== Welfare CEV (LW2015 Section 5.3, full GE vs pre-reform) ===\n');
fprintf('  CV is the per-period consumption reduction in the post-reform world\n');
fprintf('  required to equate lifetime utility with the pre-reform world.\n');
fprintf('  Positive CV = post-reform is welfare-improving.\n\n');
fprintf('  PType            CV (%%)\n');
for ii=1:N_i
    fprintf('  %-14s  %+7.3f\n',Names_i{ii},CV.(Names_i{ii}));
end
fprintf('  %-14s  %+7.3f\n','Pop-weighted',CV_pop_weighted);
fprintf('\n  LW2015 (p.134, against full GE): NCL 4.3%%, CH 8.6%% (reform favours high-income types)\n');
